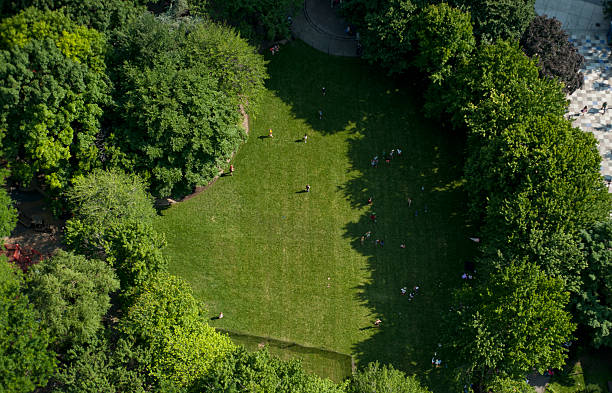
#> input picture imgs/aerial06.jpg, 612 x 393 px
$ python main.py
#> lines starting #> are read from the running program, lines starting #| are printed output that depends on the picture; after the words box and inside, x2 and y2 are one past the last pixel; in counts of white or black regions, pixels touching at a corner belong together
# Shadow detection and removing from aerial images
import matplotlib.pyplot as plt
import cv2
import numpy as np
from skimage.filters import threshold_multiotsu
# Constants
window_width, window_height = 800, 600

# Function to convert an image in RGB to CIELCh color space
def rgb_to_cielch(rgb_image):
    # Convert RGB to CIE Lab
    lab_image = cv2.cvtColor(rgb_image, cv2.COLOR_BGR2Lab)

    # Extract Lab channels
    L, a, b = cv2.split(lab_image)

    # Convert CIE Lab to CIE LCh
    C = np.sqrt(a**2 + b**2)
    h = np.arctan2(b, a) * 180 / np.pi  # Convert radians to degrees

    # Normalize channels if needed
    L_normalized = L / 255.0
    C_normalized = C / np.max(C)
    h_normalized = (h + 180) / 360.0

    return L_normalized,h_normalized, C_normalized

# Function to calculate the relation between h and L channels (hue and intensity)
def calculate_spectral_ratio(L_channel, h_channel):
    # Calculate spectral ratio (Sr)
    Sr = (h_channel + 1) / (L_channel + 1)

    # Calculate natural logarithm of Sr (Srlog)
    Srlog = np.log(Sr + 1)

    # Define the filter matrix Bf (5x5)
    filter_matrix = np.ones((5, 5), dtype=np.float32) / 25

    # Convolve Srlog with Bf
    Srlog_filtered = cv2.filter2D(Srlog, -1, filter_matrix)

    return Srlog_filtered

# Filter L and h channels
def filter_lh_channels(LCh_image, kernel_size = 5):
     # Extract L and h channels
    L_channel = LCh_image[:, :, 0]
    h_channel = LCh_image[:, :, 2]

    # Apply mean filter to L channel
    L_filtered = cv2.blur(L_channel, (kernel_size, kernel_size))

    # Apply mean filter to h channel
    h_filtered = cv2.blur(h_channel, (kernel_size, kernel_size))

    # Normalize to the range [0, 1]
    cv2.normalize(L_filtered, L_filtered, 0, 1, cv2.NORM_MINMAX)
    cv2.normalize(h_filtered, h_filtered, 0, 1, cv2.NORM_MINMAX)

    return L_filtered, h_filtered

# Select multilevel otsu method, calculate thresholds for segmentation
def multilevel_otsu_thresholding(img, num_thresholds = 3):
    # Perform multilevel Otsu thresholding using threshold_multiotsu
    thresholds = threshold_multiotsu(img, classes=num_thresholds)
    # Get the major of the thresholds
    return thresholds

# Simply create a binaty mask
def create_binary_mask(image, threshold):
    # Apply binary thresholding to create a mask
    binary_mask = cv2.threshold(image, threshold, 255, cv2.THRESH_BINARY)[1]
    return binary_mask

# Apply morphological closing to the binary mask
def apply_morphological_closing(binary_mask, kernel_size=3):
    # Define a kernel for morphological closing
    kernel = np.ones((kernel_size, kernel_size), np.uint8)

    closed_mask = cv2.morphologyEx(binary_mask, cv2.MORPH_CLOSE, kernel)

    return closed_mask

# Get connected components labels
def label_connected_regions(binary_mask):
    # Ensure the binary mask is of type np.uint8
    binary_mask = binary_mask.astype(np.uint8)
    # Find connected components in the binary mask
    _, labels, stats, _ = cv2.connectedComponentsWithStats(binary_mask, connectivity=8)

    return labels, stats

def calculate_illumination_ratio(unshaded_region, shaded_region, p=1):
    # Calculate overall illumination of unshaded and shaded regions
    Lunshaded = np.mean(unshaded_region) ** (1/p)
    Lshaded = np.mean(shaded_region) ** (1/p)

    # Calculate illumination ratio
    ratio = (Lunshaded - Lshaded) / Lshaded

    return ratio

# Compute the average pixel intensities
def computeAverage(arr):
    arr[arr == 0] = np.nan
    arr_mean = np.nanmean(arr, axis=1)
    arr_mean = np.nanmean(arr_mean, axis=0)

    return arr_mean

# Remove shadows from the image based on the shadow mask
def remove_shadows(imagem, labels, stats):
    shadow_free_image = np.copy(imagem)    # Extract the intensity component from the image
    intensity_img = cv2.cvtColor(imagem, cv2.COLOR_BGR2GRAY).astype('double') / 255.0

    for label in range(1, len(stats)):
        # Extract the region corresponding to the current label
        submask = np.uint8(labels == label) * 255

        shaded_region_org = cv2.bitwise_and(imagem, imagem, mask=submask)
        shaded_region = cv2.bitwise_and(intensity_img, intensity_img, mask=submask)

        # Get a border mask by subtracting the submask from the dilated submask
        dilated_submask = cv2.dilate(submask, np.ones((5, 5), np.uint8), iterations=1)
        border_mask = cv2.subtract(dilated_submask, submask)

        unshaded_borders = cv2.bitwise_and(intensity_img, intensity_img, mask=border_mask)

        # (c) Reluzimento dos pixels
        L_unshaded = computeAverage(unshaded_borders)
        L_shaded = computeAverage(shaded_region)

        ratio = np.clip((abs(L_unshaded - L_shaded) / L_shaded), 0, 1)

        relighted_region = np.zeros_like(shadow_free_image)

        subtracted_img = cv2.subtract(shadow_free_image, shaded_region_org)
        for c in range(imagem.shape[2]):
            relighted_region[:, :, c] = np.multiply(shaded_region_org[:, :, c], ratio+1)

        shadow_free_image = cv2.add(subtracted_img, relighted_region)
    return shadow_free_image

image_path = 'imgs/aerial06.jpg'  # Replace with the path to your image
rgb_image = cv2.imread(image_path)
#> rgb_image is the input picture: shape (393, 612, 3); mean B, G, R 28.2, 74.3, 55.8

# Assume you have L and h channels from the previous conversion
L_normalized, h_normalized, C_normalized = rgb_to_cielch(rgb_image)[:3]
#> in rgb_to_cielch, `lab_image = cv2.cvtColor(rgb_image, cv2.COLOR_BGR2Lab)`: lab_image: shape (393, 612, 3); mean of channels 0, 1, 2 72.1, 113.6, 150.2

# Calculate spectral ratio
Srlog = calculate_spectral_ratio(L_normalized, h_normalized)
#> in calculate_spectral_ratio, `Srlog = np.log(Sr + 1)`:
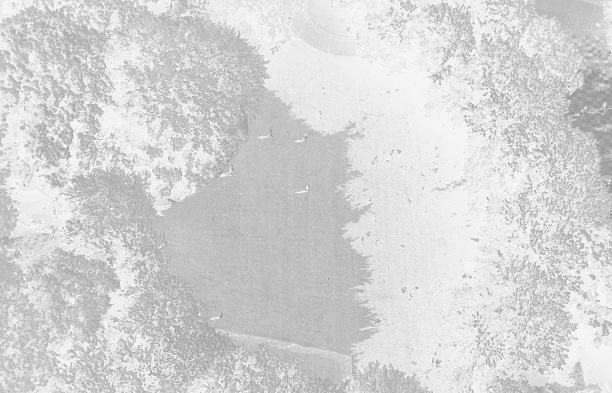
#> Srlog: shape (393, 612) float64; min 0.595, max 0.965, mean 0.836

# Multilevel otsu
thresholds = multilevel_otsu_thresholding(Srlog * 255, num_thresholds=3)
#> in multilevel_otsu_thresholding, `thresholds = threshold_multiotsu(img, classes=num_thresholds)`: thresholds = [202.4, 222.5]
#> thresholds = [202.4, 222.5]

# plot histogram
fig, ax = plt.subplots(nrows=1, ncols=3, figsize=(10, 3.5))

#Plotting the histogram and the two thresholds obtained from multi-Otsu.
ax[1].hist(rgb_image.ravel(), bins=255)
ax[1].set_title('Histogram')
for thresh in thresholds:
    ax[1].axvline(thresh, color='r')
#> this loop made 2 passes
#> thresh on passes 1 to 2: 202.4, 222.5

# Create binary mask with the maximum threshold
major_threshold = np.max(thresholds)
#> major_threshold = 222.5

binary_mask = create_binary_mask(Srlog * 255, major_threshold)
#> in create_binary_mask, `binary_mask = cv2.threshold(image, threshold, 255, cv2.THRESH_BINARY)[1]`:
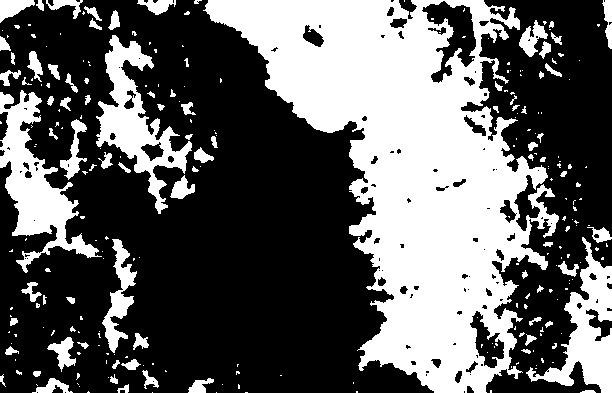
#> binary_mask: shape (393, 612) float64; 37.5% white; 262 white regions (178 under 20 px), largest, box (x1, y1, x2, y2) and area: (203, 0, 559, 393) 63391, (0, 90, 102, 273) 6196, (96, 35, 192, 214) 5368

closed_mask = apply_morphological_closing(binary_mask)
#> in apply_morphological_closing, `closed_mask = cv2.morphologyEx(binary_mask, cv2.MORPH_CLOSE, kernel)`: closed_mask: shape (393, 612) float64; 38% white; 203 white regions (129 under 20 px), largest, box (x1, y1, x2, y2) and area: (203, 0, 559, 393) 64255, (0, 90, 102, 273) 6927, (96, 35, 195, 214) 5819

# Label connected regions in the binary mask
labels, stats = label_connected_regions(closed_mask)
#> in label_connected_regions, `_, labels, stats, _ = cv2.connectedComponentsWithStats(binary_mask, co..`:
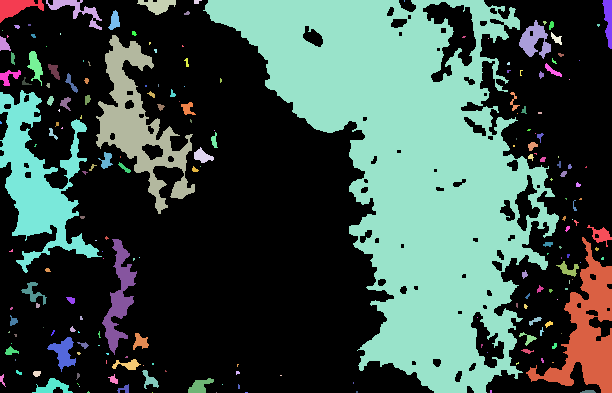
#> labels: shape (393, 612) int32; 204 distinct labels, from 0 to 203; one colour per label, 0 black
#> in label_connected_regions, `_, labels, stats, _ = cv2.connectedComponentsWithStats(binary_mask, co..`: stats = 204 rows, first 6: [0, 0, 612, 393, 149036], [0, 0, 44, 23, 515], [46, 0, 56, 30, 470], [137, 0, 39, 15, 333], [194, 0, 8, 4, 23], [203, 0, 356, 393, 64255]

# Remove shadows from the image
img_shadow_removed = remove_shadows(rgb_image, labels, stats)
#> the loop in remove_shadows, `for label in range(1, len(stats)):` made 203 passes
#> (L_unshaded, L_shaded, ratio) on passes 1 to 3: (0.246, 0.0634, 1), (0.225, 0.108, 1), (0.241, 0.0887, 1)
#> pass 1, in remove_shadows, `submask = np.uint8(labels == label) * 255`:
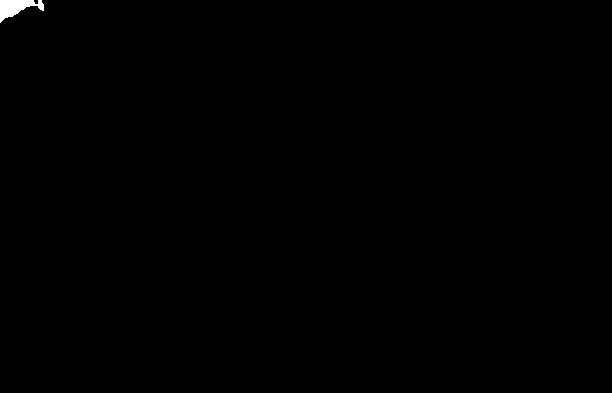
#> submask: shape (393, 612); 0.21% white; 1 white region, box (x1, y1, x2, y2) and area: (0, 0, 44, 23) 515
#> after the loop in remove_shadows, `for label in range(1, len(stats)):`: dilated_submask: shape (393, 612); 0.01% white; 1 white region, box (x1, y1, x2, y2) and area: (243, 390, 250, 393) 21
#> after the loop in remove_shadows, `for label in range(1, len(stats)):`:
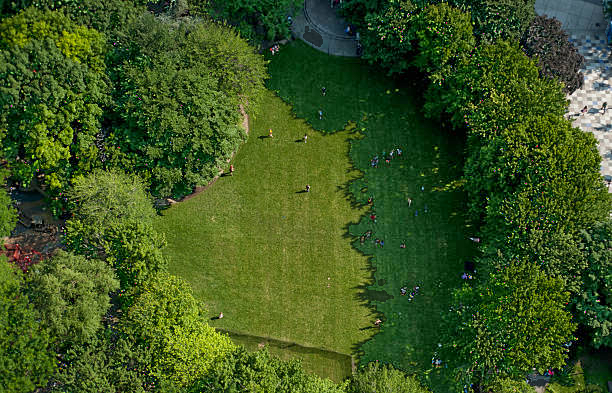
#> shadow_free_image: shape (393, 612, 3); mean B, G, R 32.7, 84.8, 60.1
#> after the loop in remove_shadows, `for label in range(1, len(stats)):`: submask: shape (393, 612); 0% white in thin lines or dots, all inside (x1, y1, x2, y2) = (245, 392, 248, 393)

# Display
cv2.imshow("Original", cv2.resize(rgb_image, (window_width, window_height)))
cv2.imshow('Logarithm of Spectral Ratio (Srlog)', cv2.resize((Srlog * 255).astype(np.uint8), (window_width, window_height)))
cv2.imshow('Bin Mask', cv2.resize(binary_mask, (window_width, window_height)))
cv2.imshow('Closed Mask', cv2.resize(closed_mask, (window_width, window_height)))
cv2.imshow('Labels', (labels * 255 / np.max(labels)).astype(np.uint8))
cv2.imshow('Shadow-Free Image', cv2.resize(img_shadow_removed, (window_width, window_height)))
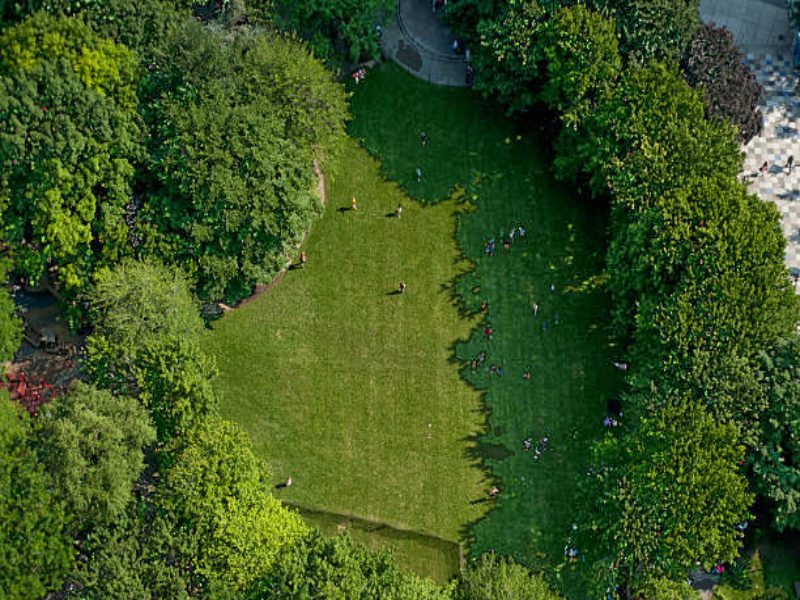
#> window 'Shadow-Free Image': shape (600, 800, 3); mean B, G, R 32.6, 84.7, 60

plt.subplots_adjust()
plt.show()
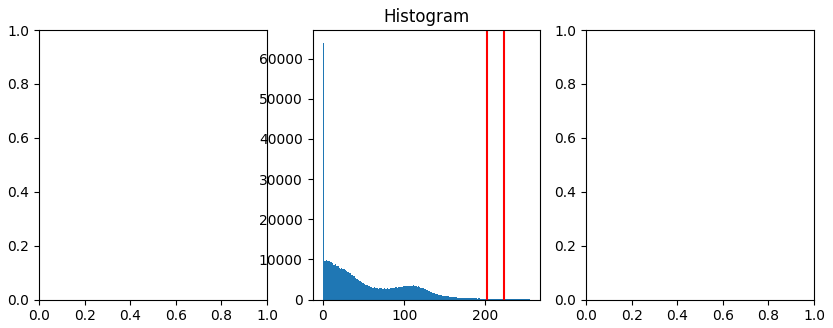
#> figure drawn by matplotlib, 1 panel; tallest bar 63937 high, from x = 0 to 1

cv2.waitKey(0)
cv2.destroyAllWindows()

$ run again, with imgs/aerial03.jpg copied over imgs/aerial06.jpg
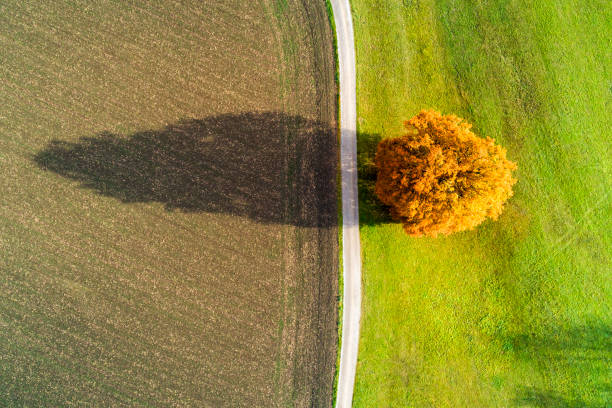
#> input picture imgs/aerial03.jpg, 612 x 408 px
#> rgb_image is the input picture: shape (408, 612, 3); mean B, G, R 54.6, 134.6, 142.8
#> lab_image: shape (408, 612, 3); mean of channels 0, 1, 2 141.2, 121.8, 167.7
#> in multilevel_otsu_thresholding, `thresholds = threshold_multiotsu(img, classes=num_thresholds)`: thresholds = [179.7, 198.3]
#> the loop `for thresh in thresholds:` made 2 passes
#> thresh on passes 1 to 2: 179.7, 198.3
#> major_threshold = 198.3
#> closed_mask: shape (408, 612) float64; 12.4% white; 44 white regions (24 under 20 px), largest, box (x1, y1, x2, y2) and area: (34, 112, 342, 284) 24586, (356, 133, 429, 227) 5170, (429, 125, 448, 149) 115
#> in label_connected_regions, `_, labels, stats, _ = cv2.connectedComponentsWithStats(binary_mask, co..`:
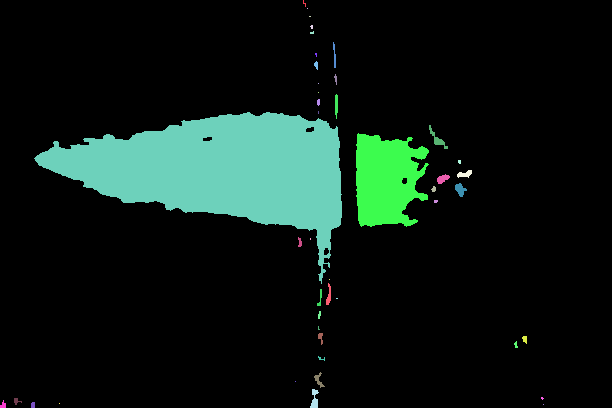
#> labels: shape (408, 612) int32; 45 distinct labels, from 0 to 44; one colour per label, 0 black
#> in label_connected_regions, `_, labels, stats, _ = cv2.connectedComponentsWithStats(binary_mask, co..`: stats = 45 rows, first 6: [0, 0, 612, 408, 218820], [303, 0, 3, 7, 9], [307, 8, 1, 1, 1], [309, 16, 2, 1, 2], [310, 25, 3, 4, 9], [310, 31, 4, 3, 9]
#> the loop in remove_shadows, `for label in range(1, len(stats)):` made 44 passes
#> (L_unshaded, L_shaded, ratio) on passes 1 to 8: (0.377, 0.36, 0.0478), (0.355, 0.435, 0.185), (0.358, 0.343, 0.0421), (0.38, 0.327, 0.163), (0.375, 0.411, 0.0862), (0.391, 0.297, 0.318), (0.37, 0.364, 0.017), (0.381, 0.341, 0.119)
#> `plt.show()`:
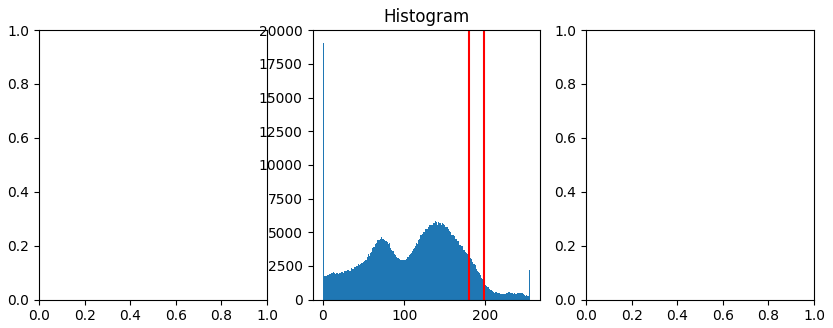
#> figure drawn by matplotlib, 1 panel; tallest bar 19062 high, from x = 0 to 1

$ run again, with imgs/aerial04.jpg copied over imgs/aerial06.jpg
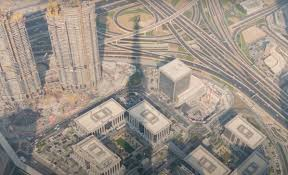
#> input picture imgs/aerial04.jpg, 288 x 175 px
#> rgb_image is the input picture: shape (175, 288, 3); mean B, G, R 135, 144.3, 154.6
#> lab_image: shape (175, 288, 3); mean of channels 0, 1, 2 153.7, 130.2, 134.2
#> in multilevel_otsu_thresholding, `thresholds = threshold_multiotsu(img, classes=num_thresholds)`: thresholds = [177.5, 190.3]
#> the loop `for thresh in thresholds:` made 2 passes
#> thresh on passes 1 to 2: 177.5, 190.3
#> major_threshold = 190.3
#> closed_mask: shape (175, 288) float64; 16.3% white; 36 white regions (20 under 20 px), largest, box (x1, y1, x2, y2) and area: (94, 122, 288, 175) 4354, (0, 109, 58, 175) 2111, (26, 19, 50, 58) 520
#> labels: shape (175, 288) int32; 37 distinct labels, from 0 to 36
#> in label_connected_regions, `_, labels, stats, _ = cv2.connectedComponentsWithStats(binary_mask, co..`: stats = 37 rows, first 6: [0, 0, 288, 175, 42170], [131, 0, 2, 1, 2], [285, 0, 3, 2, 6], [97, 10, 5, 3, 12], [26, 19, 24, 39, 520], [98, 21, 6, 8, 33]
#> the loop in remove_shadows, `for label in range(1, len(stats)):` made 36 passes
#> (L_unshaded, L_shaded, ratio) on passes 1 to 8: (0.435, 0.424, 0.0267), (0.426, 0.417, 0.022), (0.448, 0.398, 0.126), (0.463, 0.398, 0.162), (0.439, 0.408, 0.0777), (0.444, 0.563, 0.21), (0.431, 0.424, 0.0177), (0.464, 0.445, 0.043)
#> `plt.show()`:
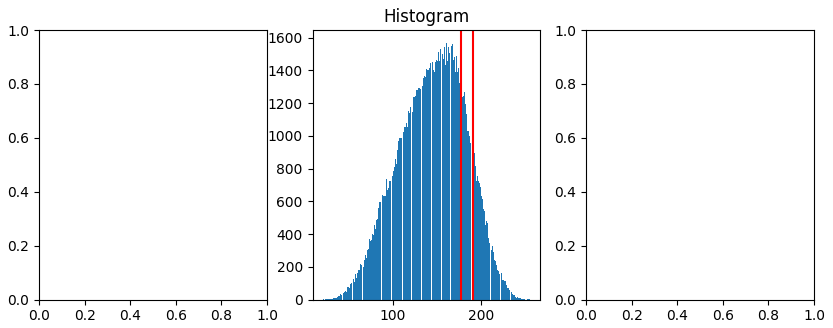
#> figure drawn by matplotlib, 1 panel; tallest bar 1568 high, from x = 160.5 to 161.4
